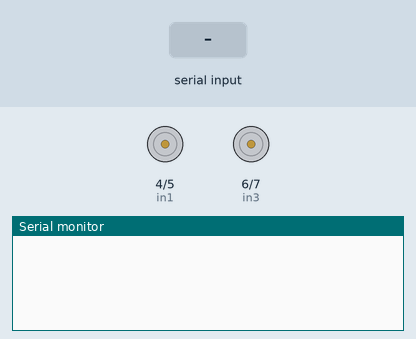
Bench run of a sketch on a simulated Arduino Uno, built with avr-gcc and run on an emulated ATmega328P. Shown: motor-driver pin pairs drawn as motors (green arrow = first pin HIGH = forward, orange = second pin HIGH = backward, longer = more drive, scaled by the enable pin), the last lines printed to the serial monitor. The test bench sets the inputs (shaded band).

Above: at 1.2 s.
1.3 s: "F" received over the second serial link
At 2.5 s:
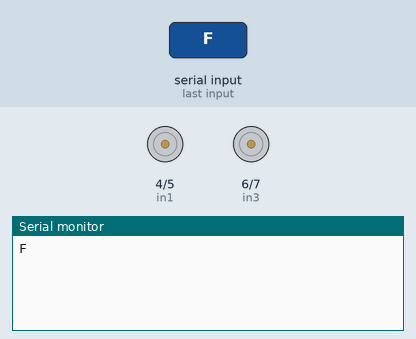
2.8 s: "B" received over the second serial link
At 3.9 s:
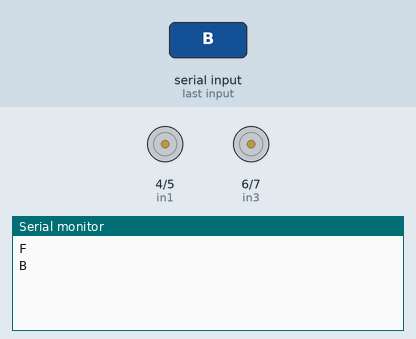
4.3 s: "R" received over the second serial link
At 5.0 s:
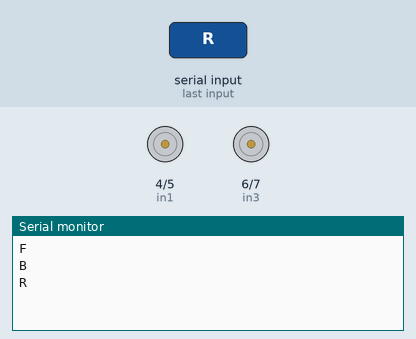
5.8 s: "L" received over the second serial link
At 6.1 s:
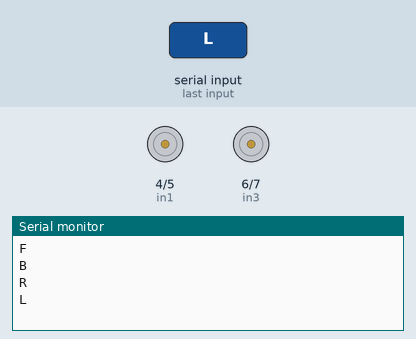

Measured:
- after the input at 1.3 s, the serial monitor: prints a new line at once (image 1)
- after the input at 2.8 s, the serial monitor: prints a new line at once (image 2)
- after the input at 4.3 s, the serial monitor: prints a new line at once (image 3)
- after the input at 5.8 s, the serial monitor: prints a new line at once (image 4)

The sketch:

MotorSurucu_4wd_Ali_BUETOOTcONTROL.ino
```cpp
//Arabaya Yüklendi çalışıyor.
//L298N Bağlantısı   https://www.youtube.com/watch?v=kE0Vrtbw4Vw
#include <SoftwareSerial.h>
  const int in1  = 4;  // L298N'in IN1 Girişi
  const int in2  = 5;  // L298N'in IN2 Girişi
  const int in3  = 6; // L298N'in IN3 Girişi
  const int in4  = 7;  // L298N'in IN4 Girişi
  const int e1  = 3;
  const int e2  = 9;
int bekle=3000;

SoftwareSerial bt_iletisim(2,3);//Rx,Tx

  void setup() {
    // Pinlerimizi belirleyelim
    pinMode(in1, OUTPUT);
    pinMode(in2, OUTPUT);
    pinMode(in3, OUTPUT);
    pinMode(in4, OUTPUT);
    pinMode(e1, OUTPUT);// enanle pinlerine bağlamak yeterli
    pinMode(e2, OUTPUT);
    // 9600 baud hızında bir seri port açalım
    Serial.begin(9600);
    bt_iletisim.begin(9600);
}
 void solMotorIleri(){
      digitalWrite(in4, 0);
      digitalWrite(in3, 1);
    }
 void solMotorGeri(){
      digitalWrite(in4, 1);
      digitalWrite(in3, 0);
    }

 void sagMotorIleri(){
      digitalWrite(in2, 0);
      digitalWrite(in1, 1);
    }
 void sagMotorGeri(){
      digitalWrite(in2, 1);
      digitalWrite(in1, 0);
    }

void arabaIleri(){
sagMotorIleri();
solMotorIleri();
}
void arabaGeri(){
sagMotorGeri();
solMotorGeri();
}
void arabaSol(){
sagMotorIleri();
solMotorGeri();
}
void arabaSag(){
sagMotorGeri();
solMotorIleri();
}
void dur(){
       //Dur
      digitalWrite(in1, 0);
      digitalWrite(in2, 0);
      digitalWrite(in3, 0);
      digitalWrite(in4, 0);
      }

void loop() {

  if (bt_iletisim.available()) {
    char inByte = bt_iletisim.read();
     Serial.println(inByte);
     if (digitalRead(inByte)==LOW){ dur(); }

  switch (inByte) {
      case 'F':
        arabaIleri();
        break;

      case 'B':
        arabaGeri();
        break;

      case 'R':
       arabaSag();
        break;

      case 'L':
        arabaSol();
        break;

      case 'S':
        dur();
        break;

      default:dur();
 }
//*********************
 }
}
```
